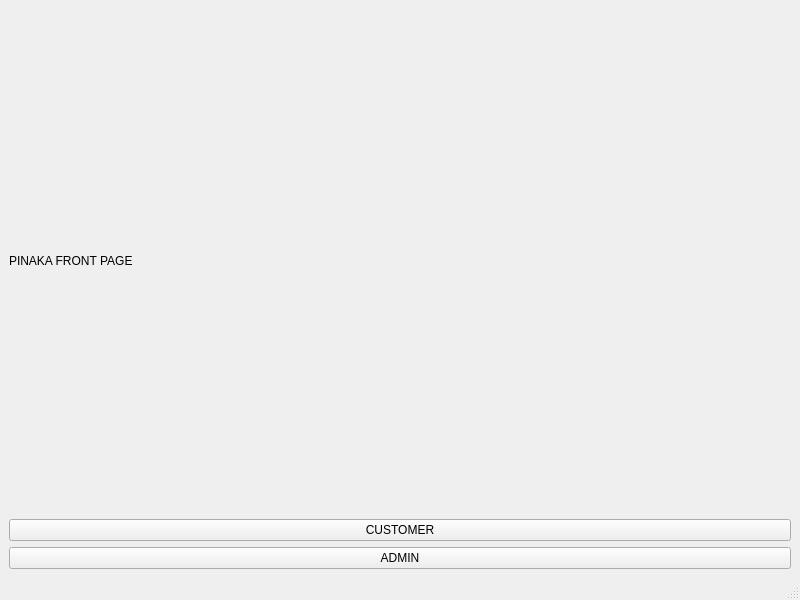
<?xml version="1.0" encoding="UTF-8"?>
<ui version="4.0">
 <class>LandingPage</class>
 <widget class="QMainWindow" name="LandingPage">
  <property name="geometry">
   <rect>
    <x>0</x>
    <y>0</y>
    <width>800</width>
    <height>600</height>
   </rect>
  </property>
  <property name="windowTitle">
   <string>MainWindow</string>
  </property>
  <widget class="QWidget" name="centralwidget">
   <layout class="QVBoxLayout" name="verticalLayout">
    <item>
     <widget class="QLabel" name="label">
      <property name="text">
       <string>PINAKA FRONT PAGE</string>
      </property>
     </widget>
    </item>
    <item>
     <widget class="QPushButton" name="customerButton">
      <property name="text">
       <string>CUSTOMER</string>
      </property>
     </widget>
    </item>
    <item>
     <widget class="QPushButton" name="adminButton">
      <property name="text">
       <string>ADMIN</string>
      </property>
     </widget>
    </item>
   </layout>
  </widget>
  <widget class="QMenuBar" name="menubar">
   <property name="geometry">
    <rect>
     <x>0</x>
     <y>0</y>
     <width>800</width>
     <height>21</height>
    </rect>
   </property>
  </widget>
  <widget class="QStatusBar" name="statusbar"/>
 </widget>
 <resources/>
 <connections/>
</ui>
